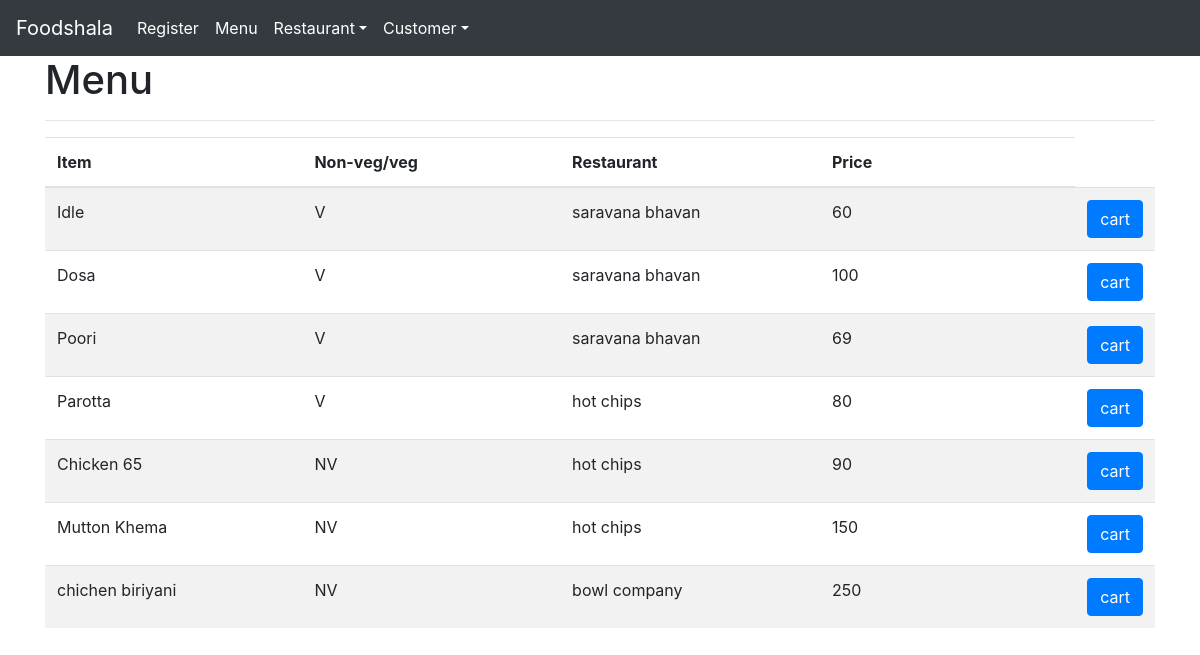
Page /list.php on the committed database.
### tables this page shows
CREATE TABLE `menu` (
  `id` int(11) NOT NULL,
  `item` varchar(255) NOT NULL,
  `nvorv` varchar(255) NOT NULL,
  `restaurant` varchar(255) NOT NULL,
  `price` int(11) NOT NULL
);

### list.php (the view, shortened to what this page needs)
<?php
  require 'config/db.php';
  $sql= "SELECT * FROM menu";
  $result= mysqli_query($conn,$sql);
  $menus = mysqli_fetch_all($result,MYSQLI_ASSOC);
?>
<?php include 'inc/header.php'; ?>
  <div class="container">
    <h1>Menu</h1>
    <hr>
    <table class="table table-striped">
      <thead>
        <th class="col-sm-3">Item</td>
        <th class="col-sm-3">Non-veg/veg</td>
        <th class="col-sm-3">Restaurant</td>
        <th class="col-sm-3">Price</td>
      </thead>
      <tbody>
      <?php foreach ($menus as $menu): ?>
        <tr>
          <td class="col-sm-3"><?php echo $menu['item'] ?></td>
          <td class="col-sm-3"><?php echo $menu['nvorv'] ?></td>
          <td class="col-sm-3"><?php echo $menu['restaurant'] ?></td>
          <td class="col-sm-3"><?php echo $menu['price'] ?></td>
          <td class ="col-sm-3"> <a class="btn btn-primary" href="cart.php?item=<?php echo $menu['item'];?>&nvorv=<?php echo $menu['nvorv'];?>&restaurant=<?php echo $menu['restaurant'];?>&price=<?php echo $menu['price']?>&del=0&default=0">cart</a></td>
        </tr>
      <?php endforeach; ?>
    </tbody>
    </table>
  </div>
</body>
</html>

### inc/header.php (shortened to what this page needs)
<!DOCTYPE html>
<html lang="en" dir="ltr">
  <head>
    <link rel="stylesheet" href="https://stackpath.bootstrapcdn.com/bootstrap/4.4.1/css/bootstrap.min.css">
  </head>
  <body>
    <?php include 'inc/navbar.php'; ?>

### inc/navbar.php (shortened to what this page needs)
<header>
  <nav class="navbar navbar-expand-md navbar-dark bg-dark">
    <a class="navbar-brand" href="<?php echo path?>">Foodshala</a>
    <div class="collapse navbar-collapse" id="navbarCollapse">
      <ul class="navbar-nav mr-auto">
        <li class="nav-item active">
          <a class="nav-link" href="<?php echo path?>/registration.php">Register <span class="sr-only">(current)</span></a>
        </li>
        <li class="nav-item active">
          <a class="nav-link" href="<?php echo path?>/list.php">Menu <span class="sr-only">(current)</span></a>
        </li>
        <li class="nav-item active dropdown">
          <a class="nav-link dropdown-toggle" data-toggle="dropdown" href="#" role="button" aria-haspopup="true" aria-expanded="false">Restaurant</a>
        </li>
        <li class="nav-item active dropdown">
          <a class="nav-link dropdown-toggle" data-toggle="dropdown" href="#" role="button" aria-haspopup="true" aria-expanded="false">Customer</a>
        </li>
      </ul>
    </div>
  </nav>
</header>

### rows in the picture
menu: item "Idle", nvorv "V", restaurant "saravana bhavan", price "60"
menu: item "Dosa", nvorv "V", restaurant "saravana bhavan", price "100"
menu: item "Poori", nvorv "V", restaurant "saravana bhavan", price "69"
menu: item "Parotta", nvorv "V", restaurant "hot chips", price "80"
menu: item "Chicken 65", nvorv "NV", restaurant "hot chips", price "90"
menu: item "Mutton Khema", nvorv "NV", restaurant "hot chips", price "150"
menu: item "chichen biriyani", nvorv "NV", restaurant "bowl company", price "250"
